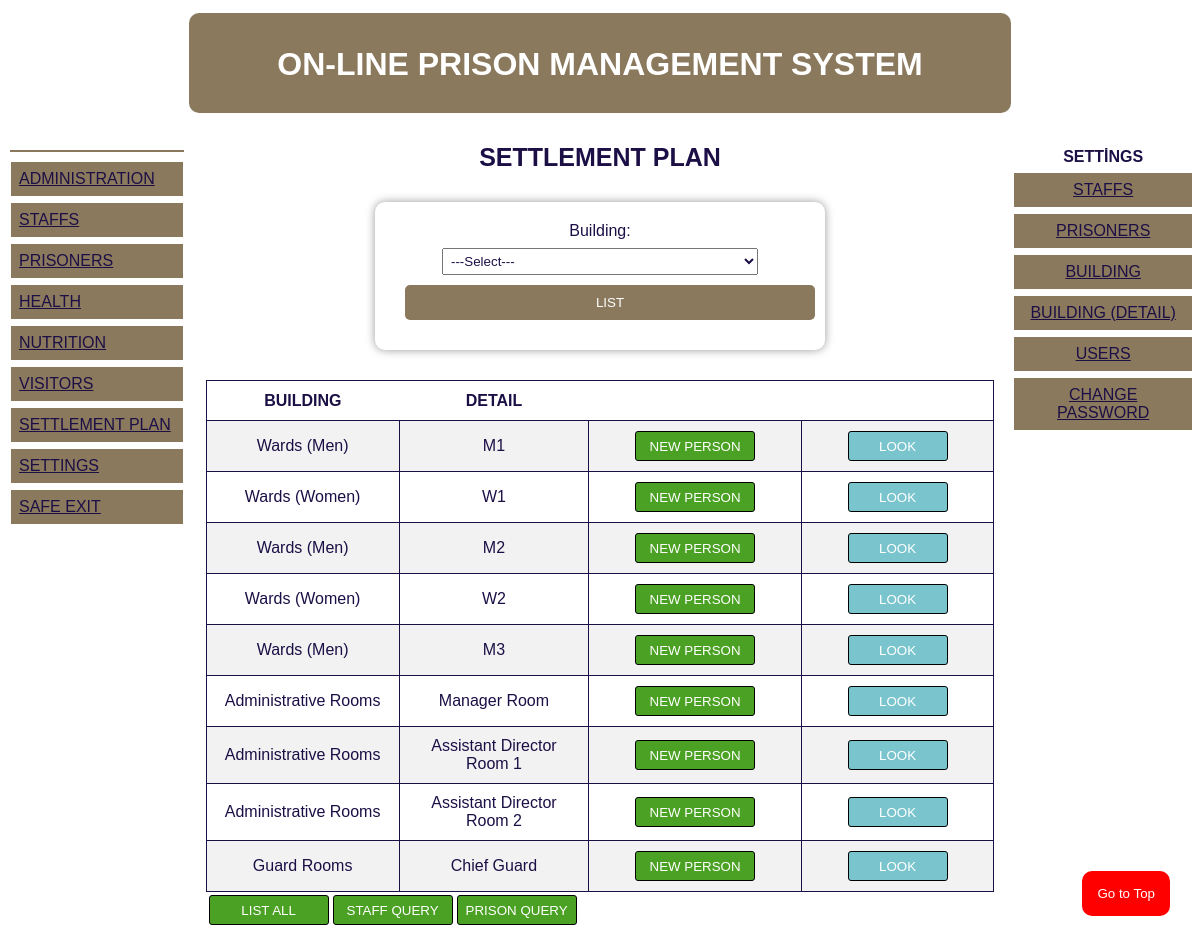
Screenshot of /settlementplan.php with the database file from the repository.
### tables this page shows
CREATE TABLE `buildingdetail` (
  `idbt` int(11) NOT NULL,
  `binaid` int(11) NOT NULL,
  `oda` varchar(50) NOT NULL
);

CREATE TABLE `building` (
  `idb` int(11) NOT NULL,
  `bina` varchar(50) NOT NULL
);

### settlementplan.php (the view, shortened to what this page needs)
<?php
include "config.php";
?>
<!DOCTYPE html>
<html>
<head>
<link rel="stylesheet" href="style.css">
</head>
<body>
<div class= "header">
   <?php require_once "header.php" ?>
</div>
<div style="overflow:auto">
  <div class="menu">
    <?php require_once "menu.php"; ?>
  </div>
  <div class="main">
  <b><h3 style="font-size:25px; text-align:center";>SETTLEMENT PLAN</h3></b>
  <div class="sett">
  <form action="" method="POST">
  <label for="building">Building:</label>
            <select id="building" class="combo" name="building">
            <option value="">---Select---</option>
          </select><br>
 <button id="btn-save">LIST</button>
  </form>
  </div>
  <div class="settings">
  <table id="setbuild">
	<tr>
		<th>BUILDING</th>
    <th>DETAIL</th>
		<th></th>
	</tr>
<?php
if ($_POST) {
  if (isset($_POST['list_all'])) {
    $sorgu = $conn->query("SELECT bt.idbt, bt.binaid, bt.oda, b.idb, b.bina
                      FROM buildingdetail as bt
                      INNER JOIN building as b ON bt.binaid = b.idb");
  }
  $sorgu = $conn->query("SELECT bt.idbt, bt.binaid, bt.oda, b.idb, b.bina
  FROM buildingdetail as bt
  INNER JOIN building as b ON bt.binaid = b.idb AND bt.binaid=".(int)$_POST['building']);
if (!$sorgu) {
  die("Sorgu hatası: " . $conn->error);
}
}else{
  $sorgu = $conn->query("SELECT bt.idbt, bt.binaid, bt.oda, b.idb, b.bina
  FROM buildingdetail as bt
  INNER JOIN building as b ON bt.binaid = b.idb");
}
while ($sonuc = $sorgu->fetch_assoc()) {
$id = $sonuc['idbt'];
$bina = $sonuc['bina'];
$oda = $sonuc['oda'];
?>
    <tr>
		<td><?php echo $bina; ?></td>
    <td><?php echo $oda;  ?></td>
    <td><a href="settlementplannewper.php?id=<?php echo $id; ?>" ><input type="submit" class="btn-edit" value="NEW PERSON"></a></td>
    <td><a href="settlementplandetail.php?id=<?php echo $id; ?>" ><input type="submit" class="btn-look" value="LOOK"></a></td>
	</tr>
<?php
} ?>
</table>
 </div>
 <table><tr>
<td>
<form method="post" action="">
<input type="submit" class="btn-edit" value="LIST ALL">
</form>
</td>
<td><a href="settlementplandetailstaff.php" ><input type="submit" class="btn-edit" value="STAFF QUERY"></a></td>
<td><a href="settlementplandetailprison.php" ><input type="submit" class="btn-edit" value="PRISON QUERY"></a></td>
</tr></table>
<button onclick="topFunction()" id="myBtn" title="Go To Top">Go to Top</button>
  </div>
  <div class="right">
  <?php require_once "men.php"; ?>
  </div>
</div>
</body>
</html>

### style.css (style rules this page uses)
* { box-sizing: border-box; font-family: Arial, sans-serif; color:#1c0f45; }
.main { float: left; width: 70%; padding: 0 20px; }
.menu { float: left; width: 15%; text-align: left; margin: 30px auto; color:black; }
.right { float: left; width: 15%; text-align: center; margin: 30px auto; color:black; }

### settlementplan.php (style rules this page uses)
.sett { width: 450px; margin: 30px auto; background-color: #fff; padding: 20px; border-radius: 10px; box-shadow: 0 0 10px rgba(0, 0, 0, 0.4); background:transparent; backdrop-filter:blur(5px); text-align: center; font-family: Arial, sans-serif; }
.sett label { display: block; margin-bottom: 8px; }
.combo { padding:4px; }
.sett #btn-save { width: 100%; padding: 10px; margin:10px; background-color: #8b795e; color: #fff; border: none; border-radius: 5px; cursor: pointer; }
#setbuild { width:100%; border:1px solid; border-collapse:collapse; }
#setbuild td { width:15%; border:1px solid; text-align:center; padding: 10px; }
#setbuild th { padding: 10px; height:40px; }
#setbuild tr:nth-child(even) { background-color: #f2f2f2; }
.btn-edit { background-color:#4ba123; border-radius:3px; border:1px solid black; width:120px; height:30px; color:white; }
.btn-look { background-color:#7ac5cd; border-radius:3px; border:1px solid black; width:100px; height:30px; color:white; }
#myBtn { position: fixed; bottom: 20px; right: 30px; z-index: 99; border: none; outline: none; background-color: red; color: white; cursor: pointer; padding: 15px; border-radius: 10px; transition:all 1s linear; }

### header.php (style rules this page uses)
.header { padding:5px; text-align:center; }

### rows the page displays
buildingdetail: building.bina "Wards (Men)", oda "M1"
buildingdetail: building.bina "Wards (Women)", oda "W1"
buildingdetail: building.bina "Wards (Men)", oda "M2"
buildingdetail: building.bina "Wards (Women)", oda "W2"
buildingdetail: building.bina "Wards (Men)", oda "M3"
buildingdetail: building.bina "Administrative Rooms", oda "Manager Room"
buildingdetail: building.bina "Administrative Rooms", oda "Assistant Director Room 1"
buildingdetail: building.bina "Administrative Rooms", oda "Assistant Director Room 2"
buildingdetail: building.bina "Guard Rooms", oda "Chief Guard"
